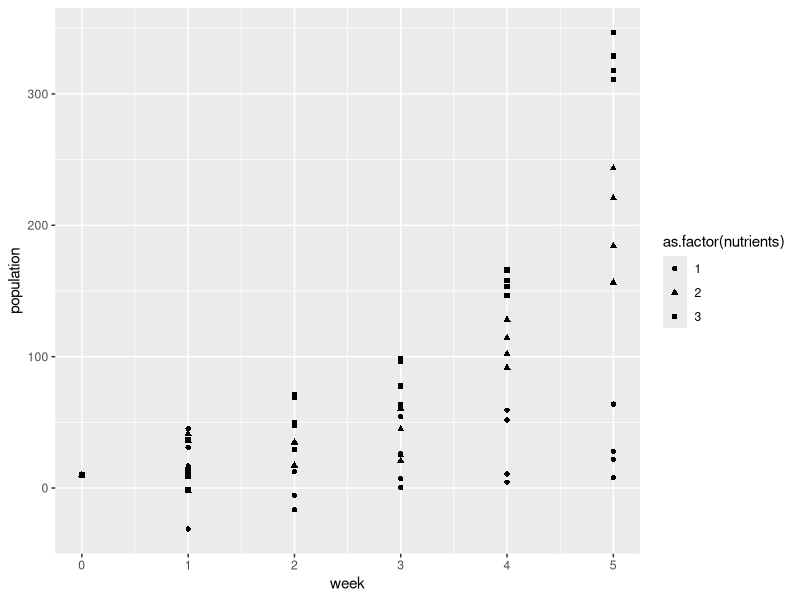
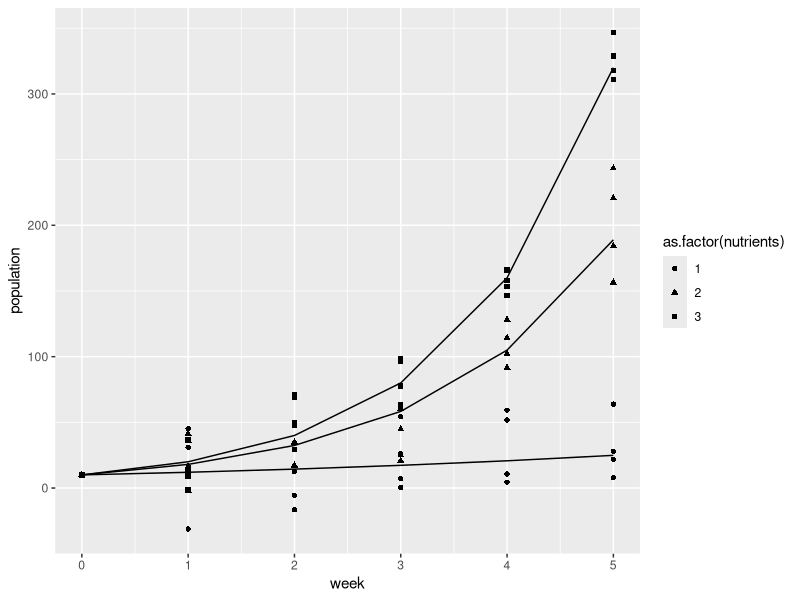

Recreate these plots in R, in order. (Note: this script raises an error after producing the figures.)
# Simulated Floating Plant Data
# Generate simulated data on mass, %cover, nplants, nutrient treatment. 
library(ggplot2)
library(dplyr)
# Generate a sequence of dates
Dates <- seq.Date(as.Date("2015-01-13"), as.Date("2015-02-24"), by="week") 

# simulate everything as exponentially increasing population where
# population.time.t = initial.population + initial.popluation*rate^time
set.seed(147)

# Growth rates for three treatments
rate.tmnts <- c( 1.2, 1.8, 2)

# Time: 6 sampling times (0:5) each repeated 12 times for all reps and tmnts, 
week <- rep(0:5, each = 3)
num.weeks <- 6

# Group factor
groups <- rep(1:3, num.weeks) 

# Initial population sizes
init.pops <- rep(10, 3)

# Make the deterministic part of the model

pop.det<- init.pops * rate.tmnts[groups] ^ week
pop.det
#plot(week, pop.det)
l.sim <- length(pop.det)

#put deterministic projections in a data frame
det.df <- as.data.frame(cbind(week, rate.tmnts, pop.det))
det.df <- tbl_df(det.df)
det.df

# Make the stochastic part of the model
# don't make starting population sizes stochastic, so  c() init.pops to
# pop.det minus first three values
make.stochastic <- function(reps) {
  stoch.sim <- c(init.pops, rnorm(n=l.sim-3, mean=pop.det[4:l.sim], sd=20))
}

# Apply the stochastic wrapper to the deterministic results
stoch.reps <- as.vector(replicate( 4, make.stochastic(4), simplify=T))

# I think for clarity, it might be nice to bind this together in a dataframe
# this is what I did after making the plot. 

# Make a dataframe
week.col <- rep(week, 4)
treat.col <- rep(groups, 4)
treat.col <- factor(rep(1:3, 24))
pop.col <- stoch.reps
pop.data <- as.data.frame(cbind(week.col, treat.col, pop.col))
pop.data <- tbl_df(pop.data)
pop.data <- rename(pop.data, week = week.col, nutrients = treat.col, 
                   population = pop.col)

#Use this line to save output
#write.csv(pop.data, "simulated_data.csv")

gplot1 <- ggplot() +
  geom_point(data = pop.data, aes(x=week, y=population, 
                                  shape=as.factor(nutrients)))
gplot1

gplot1.5 <- gplot1+
  geom_line(data=det.df, aes(x=week, y=pop.det, group=rate.tmnts))
gplot1.5 # this throws in straight little line segments. Maybe I should use MLE
# to find exponential model parameters. 
gplot2 <- gplot1 +
  geom_line(data = lines.df, aes(x=week, y=line1.2, 
                                 linetype= "line1.2")) +
  geom_line(data = lines.df, aes(x=week, y=line1.8,  
                                 linetype="line1.8")) +
  geom_line(data = lines.df, aes(x=week, y=line2.0,  
                                 linetype="line2.0")) 
gplot2

gplot3 <- gplot2 +
  #scale_color_manual("Growth rate\n",labels = c("r=1.2", "r=1.8", "r=2.0"), 
                     #values = c("blue", "green", "red")) +
  theme(text = element_text(size=20)) +
  ylab("population size") +
  theme_bw(base_size=20)+
  theme(legend.position=c(.25, .50))+
  scale_fill_discrete(name="Experimental\nCondition")
gplot3

# Plot of simulated exponential data
png("SimulatedExponential.png")
# or tiff("plot.tiff")
print(gplot1)
dev.off()

# Plot of simulated exponential with model fits
png("SimulatedExponentialLines.png")
# or tiff("plot.tiff")
print(gplot3)
dev.off()





# Output a dataframe to share
week.col <- rep(week, 4)
treat.col <- rep(groups, 4)
treat.col <- rep(1:3, 24)
pop.col <- stoch.reps
pop.data <- as.data.frame(cbind(week.col, treat.col, pop.col))
write.csv(pop.data, "simulated_data.csv")




